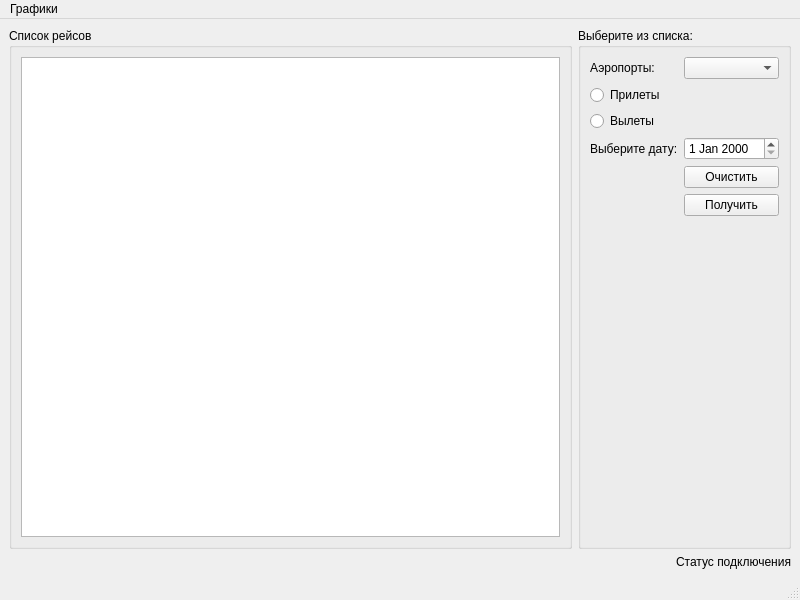
<?xml version="1.0" encoding="UTF-8"?>
<ui version="4.0">
 <class>MainWindow</class>
 <widget class="QMainWindow" name="MainWindow">
  <property name="geometry">
   <rect>
    <x>0</x>
    <y>0</y>
    <width>800</width>
    <height>600</height>
   </rect>
  </property>
  <property name="windowTitle">
   <string>MainWindow</string>
  </property>
  <widget class="QWidget" name="centralwidget">
   <layout class="QGridLayout" name="gridLayout">
    <item row="0" column="0">
     <widget class="QGroupBox" name="grbFlightList">
      <property name="title">
       <string>Список рейсов</string>
      </property>
      <layout class="QHBoxLayout" name="horizontalLayout">
       <item>
        <widget class="QTableView" name="tbv_FlightsList"/>
       </item>
      </layout>
     </widget>
    </item>
    <item row="0" column="1">
     <widget class="QGroupBox" name="grSelect">
      <property name="title">
       <string>Выберите из списка:</string>
      </property>
      <layout class="QFormLayout" name="formLayout">
       <item row="0" column="0">
        <widget class="QLabel" name="lbl_AirportList">
         <property name="text">
          <string>Аэропорты: </string>
         </property>
        </widget>
       </item>
       <item row="0" column="1">
        <widget class="QComboBox" name="cmb_AirportList"/>
       </item>
       <item row="2" column="0">
        <widget class="QRadioButton" name="rdbArrivals">
         <property name="text">
          <string>Прилеты</string>
         </property>
        </widget>
       </item>
       <item row="3" column="0">
        <widget class="QRadioButton" name="rdbDepartures">
         <property name="text">
          <string>Вылеты</string>
         </property>
        </widget>
       </item>
       <item row="6" column="1">
        <widget class="QPushButton" name="btn_Clear">
         <property name="text">
          <string>Очистить</string>
         </property>
        </widget>
       </item>
       <item row="7" column="1">
        <widget class="QPushButton" name="btn_Receive">
         <property name="text">
          <string>Получить</string>
         </property>
        </widget>
       </item>
       <item row="5" column="0">
        <widget class="QLabel" name="lbl_Date">
         <property name="text">
          <string>Выберите дату:</string>
         </property>
        </widget>
       </item>
       <item row="5" column="1">
        <widget class="QDateEdit" name="dateSelect"/>
       </item>
      </layout>
     </widget>
    </item>
    <item row="1" column="1">
     <widget class="QLabel" name="lbl_ConnectionStatus">
      <property name="text">
       <string>Статус подключения</string>
      </property>
      <property name="alignment">
       <set>Qt::AlignRight|Qt::AlignTrailing|Qt::AlignVCenter</set>
      </property>
     </widget>
    </item>
   </layout>
  </widget>
  <widget class="QMenuBar" name="menubar">
   <property name="geometry">
    <rect>
     <x>0</x>
     <y>0</y>
     <width>800</width>
     <height>22</height>
    </rect>
   </property>
   <widget class="QMenu" name="menu">
    <property name="title">
     <string>Графики</string>
    </property>
    <addaction name="act_Graphs"/>
    <addaction name="separator"/>
   </widget>
   <addaction name="menu"/>
  </widget>
  <widget class="QStatusBar" name="statusbar"/>
  <action name="act_Graphs">
   <property name="icon">
    <iconset theme="document-open"/>
   </property>
   <property name="text">
    <string>Показать загруженность</string>
   </property>
  </action>
 </widget>
 <resources/>
 <connections/>
</ui>
